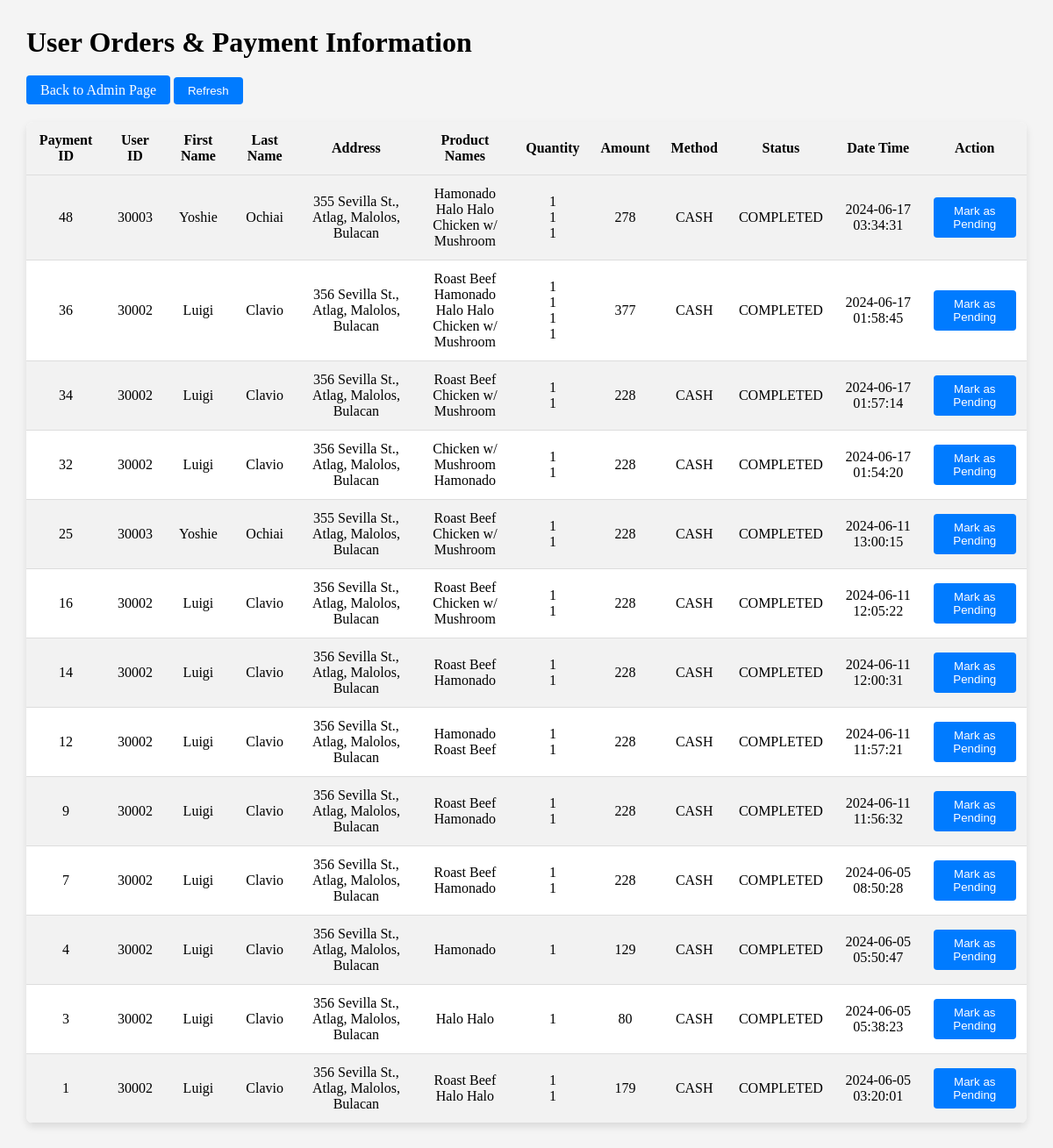
Page /adminTransactions.php (signed in) on the committed database.
### tables this page shows
CREATE TABLE `payment` (
  `PAY_ID` int(9) NOT NULL,
  `ORDER_ID` int(9) NOT NULL,
  `GROUP_ID` int(9) NOT NULL,
  `PAY_AMOUNT` double(9,2) NOT NULL,
  `PAY_METHOD` int(2) NOT NULL,
  `PAY_STATUS` int(2) NOT NULL,
  `PAY_DATETIME` timestamp NOT NULL DEFAULT current_timestamp() ON UPDATE current_timestamp()
);

CREATE TABLE `user` (
  `USER_ID` int(9) NOT NULL,
  `USER_FNAME` varchar(30) NOT NULL,
  `USER_LNAME` varchar(30) NOT NULL,
  `USER_EMAIL` varchar(30) NOT NULL,
  `USER_PASS` varchar(256) NOT NULL,
  `USER_ADDRESS` varchar(255) NOT NULL,
  `USER_PHONE` varchar(11) DEFAULT NULL,
  `USER_LEVEL` int(2) NOT NULL,
  `USER_DATETIME` timestamp NOT NULL DEFAULT current_timestamp() ON UPDATE current_timestamp()
);

### adminTransactions.php (the view, shortened to what this page needs)
<?php
    require "amfcConx.php";
    $sqlPaymentInfo = "SELECT
                            pm.PAY_ID,
                            pm.ORDER_ID,
                            GROUP_CONCAT(op.ORDER_QUANTITY SEPARATOR '<br>') AS product_quantity,
                            SUM(p.PROD_PRICE * op.ORDER_QUANTITY) AS total_amount,
                            pm.PAY_METHOD,
                            pm.PAY_STATUS,
                            pm.PAY_DATETIME,
                            u.USER_ID,
                            u.USER_FNAME,
                            u.USER_LNAME,
                            u.USER_ADDRESS,
                            op.GROUP_ID,
                            op.ORDER_ID as order_id,
                            GROUP_CONCAT(p.PROD_NAME SEPARATOR '<br>') AS product_names
                        FROM payment pm
                        INNER JOIN orderprod op ON pm.ORDER_ID = op.ORDER_ID
                        INNER JOIN user u ON op.USER_ID = u.USER_ID
                        INNER JOIN product p ON op.PROD_ID = p.PROD_ID
                        WHERE pm.PAY_METHOD = 1
                        GROUP BY op.GROUP_ID, pm.PAY_ID, pm.ORDER_ID, pm.PAY_METHOD, pm.PAY_STATUS, pm.PAY_DATETIME, u.USER_ID, u.USER_FNAME, u.USER_LNAME, u.USER_ADDRESS
                        ORDER BY op.GROUP_ID DESC";
    $stmt = $pdo->query($sqlPaymentInfo);
    $groupedOrders = [];
    while ($rowPaymentInfo = $stmt->fetch(PDO::FETCH_ASSOC)) {
        $group_id = $rowPaymentInfo['GROUP_ID'];
        if (!isset($groupedOrders[$group_id])) {
            $groupedOrders[$group_id] = $rowPaymentInfo;
            $groupedOrders[$group_id]['total_amount'] += 30;
        } else {
            $groupedOrders[$group_id]['product_quantity'] .= '<br>' . $rowPaymentInfo['product_quantity'];
            $groupedOrders[$group_id]['product_names'] .= '<br>' . $rowPaymentInfo['product_names'];
            $groupedOrders[$group_id]['total_amount'] += $rowPaymentInfo['total_amount'];
        }
    }
?>
<!DOCTYPE html>
<html lang="en">
<head>
</head>
<body>
    <h1>User Orders & Payment Information</h1>
    <div class="button-container">
        <a class="button" id="back" href="adminPage.php">Back to Admin Page</a>
        <button class="button" onclick="location.reload();" name="refresh">Refresh</button>
    </div>
    <table>
        <tr>
            <th>Payment ID</th>
            <th>User ID</th>
            <th>First Name</th>
            <th>Last Name</th>
            <th>Address</th>
            <th>Product Names</th>
            <th>Quantity</th>
            <th>Amount</th>
            <th>Method</th>
            <th>Status</th>
            <th>Date Time</th>
            <th>Action</th>
        </tr>
        <?php
        foreach ($groupedOrders as $group_id => $order) {
            echo "<tr>";
            echo "<td>" . $order['PAY_ID'] . "</td>";
            echo "<td>" . $order['USER_ID'] . "</td>";
            echo "<td>" . $order['USER_FNAME'] . "</td>";
            echo "<td>" . $order['USER_LNAME'] . "</td>";
            echo "<td>" . $order['USER_ADDRESS'] . "</td>";
            echo "<td>" . $order['product_names'] . "</td>";
            echo "<td>" . $order['product_quantity'] . "</td>";
            echo "<td>" . $order['total_amount'] . "</td>";
            echo "<td>" . ($order['PAY_METHOD'] == 2 ? 'GCASH' : 'CASH') . "</td>";
            echo "<td>";
            echo $order['PAY_STATUS'] == 2 ? 'PENDING' : 'COMPLETED';
            echo "</td>";
            echo "<td>" . $order['PAY_DATETIME'] . "</td>";
            echo "<td>";
            echo "<form action='adminUpdatePayStatus.php' method='POST'>";
            $buttonText = $order['PAY_STATUS'] == 2 ? 'Mark as Completed' : 'Mark as Pending';
            echo "<button class='button' type='submit' name='update_status'>$buttonText</button>";
            echo "</form>";
            echo "</td>";
            echo "</tr>";
        }
        ?>
    </table>
</body>
</html>

### adminTransactions.php (style rules this page uses)
body { margin: 30px; background-color: #f4f4f4; }
h1 { color: black; }
table { background-color: #fff; width: 100%; border-collapse: collapse; border-radius: 8px; overflow: hidden; box-shadow: 0 4px 8px rgba(0, 0, 0, 0.1); }
th, td { padding: 12px; text-align: center; border-bottom: 1px solid #ddd; }
th { background-color: #f2f2f2; }
tr:nth-child(even) { background-color: #f2f2f2; }
.button-container { margin-top: 20px; margin-bottom: 20px; }
.button { padding: 8px 16px; border: none; border-radius: 4px; cursor: pointer; background-color: #007bff; color: #fff; text-decoration: none; }

### rows in the picture
payment: PAY_ID "48", user.USER_ID "30003", user.USER_FNAME "Yoshie", user.USER_LNAME "Ochiai", user.USER_ADDRESS "355 Sevilla St., Atlag, Malolos, Bulacan", product_names "Hamonado", product_names "Halo Halo Chicken w/ Mushroom", product_quantity "1", product_quantity "1 1", total_amount "278", PAY_METHOD "CASH", shows "COMPLETED", PAY_DATETIME "2024-06-17 03:34:31", PAY_STATUS "Mark as Pending"
payment: PAY_ID "36", user.USER_ID "30002", user.USER_FNAME "Luigi", user.USER_LNAME "Clavio", user.USER_ADDRESS "356 Sevilla St., Atlag, Malolos, Bulacan", product_names "Roast Beef", product_names "Hamonado Halo Halo Chicken w/ Mushroom", product_quantity "1", product_quantity "1 1 1", total_amount "377", PAY_METHOD "CASH", shows "COMPLETED", PAY_DATETIME "2024-06-17 01:58:45", PAY_STATUS "Mark as Pending"
payment: PAY_ID "34", user.USER_ID "30002", user.USER_FNAME "Luigi", user.USER_LNAME "Clavio", user.USER_ADDRESS "356 Sevilla St., Atlag, Malolos, Bulacan", product_names "Roast Beef", product_names "Chicken w/ Mushroom", product_quantity "1", total_amount "228", PAY_METHOD "CASH", shows "COMPLETED", PAY_DATETIME "2024-06-17 01:57:14", PAY_STATUS "Mark as Pending"
payment: PAY_ID "32", user.USER_ID "30002", user.USER_FNAME "Luigi", user.USER_LNAME "Clavio", user.USER_ADDRESS "356 Sevilla St., Atlag, Malolos, Bulacan", product_names "Chicken w/ Mushroom", product_names "Hamonado", product_quantity "1", total_amount "228", PAY_METHOD "CASH", shows "COMPLETED", PAY_DATETIME "2024-06-17 01:54:20", PAY_STATUS "Mark as Pending"
payment: PAY_ID "25", user.USER_ID "30003", user.USER_FNAME "Yoshie", user.USER_LNAME "Ochiai", user.USER_ADDRESS "355 Sevilla St., Atlag, Malolos, Bulacan", product_names "Roast Beef", product_names "Chicken w/ Mushroom", product_quantity "1", total_amount "228", PAY_METHOD "CASH", shows "COMPLETED", PAY_DATETIME "2024-06-11 13:00:15", PAY_STATUS "Mark as Pending"
payment: PAY_ID "16", user.USER_ID "30002", user.USER_FNAME "Luigi", user.USER_LNAME "Clavio", user.USER_ADDRESS "356 Sevilla St., Atlag, Malolos, Bulacan", product_names "Roast Beef", product_names "Chicken w/ Mushroom", product_quantity "1", total_amount "228", PAY_METHOD "CASH", shows "COMPLETED", PAY_DATETIME "2024-06-11 12:05:22", PAY_STATUS "Mark as Pending"
payment: PAY_ID "14", user.USER_ID "30002", user.USER_FNAME "Luigi", user.USER_LNAME "Clavio", user.USER_ADDRESS "356 Sevilla St., Atlag, Malolos, Bulacan", product_names "Roast Beef", product_names "Hamonado", product_quantity "1", total_amount "228", PAY_METHOD "CASH", shows "COMPLETED", PAY_DATETIME "2024-06-11 12:00:31", PAY_STATUS "Mark as Pending"
payment: PAY_ID "12", user.USER_ID "30002", user.USER_FNAME "Luigi", user.USER_LNAME "Clavio", user.USER_ADDRESS "356 Sevilla St., Atlag, Malolos, Bulacan", product_names "Hamonado", product_names "Roast Beef", product_quantity "1", total_amount "228", PAY_METHOD "CASH", shows "COMPLETED", PAY_DATETIME "2024-06-11 11:57:21", PAY_STATUS "Mark as Pending"
payment: PAY_ID "9", user.USER_ID "30002", user.USER_FNAME "Luigi", user.USER_LNAME "Clavio", user.USER_ADDRESS "356 Sevilla St., Atlag, Malolos, Bulacan", product_names "Roast Beef", product_names "Hamonado", product_quantity "1", total_amount "228", PAY_METHOD "CASH", shows "COMPLETED", PAY_DATETIME "2024-06-11 11:56:32", PAY_STATUS "Mark as Pending"
payment: PAY_ID "7", user.USER_ID "30002", user.USER_FNAME "Luigi", user.USER_LNAME "Clavio", user.USER_ADDRESS "356 Sevilla St., Atlag, Malolos, Bulacan", product_names "Roast Beef", product_names "Hamonado", product_quantity "1", total_amount "228", PAY_METHOD "CASH", shows "COMPLETED", PAY_DATETIME "2024-06-05 08:50:28", PAY_STATUS "Mark as Pending"
payment: PAY_ID "4", user.USER_ID "30002", user.USER_FNAME "Luigi", user.USER_LNAME "Clavio", user.USER_ADDRESS "356 Sevilla St., Atlag, Malolos, Bulacan", product_names "Hamonado", product_quantity "1", total_amount "129", PAY_METHOD "CASH", shows "COMPLETED", PAY_DATETIME "2024-06-05 05:50:47", PAY_STATUS "Mark as Pending"
payment: PAY_ID "3", user.USER_ID "30002", user.USER_FNAME "Luigi", user.USER_LNAME "Clavio", user.USER_ADDRESS "356 Sevilla St., Atlag, Malolos, Bulacan", product_names "Halo Halo", product_quantity "1", total_amount "80", PAY_METHOD "CASH", shows "COMPLETED", PAY_DATETIME "2024-06-05 05:38:23", PAY_STATUS "Mark as Pending"

### other values in the picture
$order['PAY_ID'] "1"
$order['USER_ID'] "30002"
$order['USER_FNAME'] "Luigi"
$order['USER_LNAME'] "Clavio"
$order['USER_ADDRESS'] "356 Sevilla St., Atlag, Malolos, Bulacan"
$order['product_names'] "Roast Beef"
$rowPaymentInfo['product_names'] "Halo Halo"
$order['product_quantity'] "1"
$rowPaymentInfo['product_quantity'] "1"
$order['total_amount'] "179"
$order['PAY_DATETIME'] "2024-06-05 03:20:01"
$buttonText "Mark as Pending"
